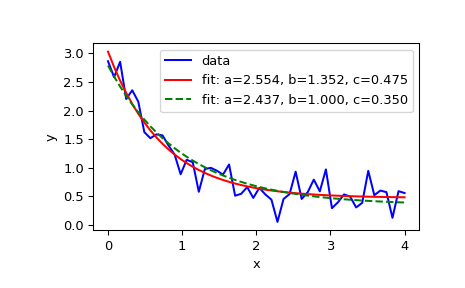

Write Python code to recreate this figure.
import matplotlib.pyplot as plt
from scipy.optimize import curve_fit

def func(x, a, b, c):
    return a * np.exp(-b * x) + c

# Define the data to be fit with some noise:

xdata = np.linspace(0, 4, 50)
y = func(xdata, 2.5, 1.3, 0.5)
np.random.seed(1729)
y_noise = 0.2 * np.random.normal(size=xdata.size)
ydata = y + y_noise
plt.plot(xdata, ydata, 'b-', label='data')

# Fit for the parameters a, b, c of the function `func`:

popt, pcov = curve_fit(func, xdata, ydata)
popt
# array([ 2.55423706,  1.35190947,  0.47450618])
plt.plot(xdata, func(xdata, *popt), 'r-',
         label='fit: a=%5.3f, b=%5.3f, c=%5.3f' % tuple(popt))

# Constrain the optimization to the region of ``0 <= a <= 3``,
# ``0 <= b <= 1`` and ``0 <= c <= 0.5``:

popt, pcov = curve_fit(func, xdata, ydata, bounds=(0, [3., 1., 0.5]))
popt
# array([ 2.43708906,  1.        ,  0.35015434])
plt.plot(xdata, func(xdata, *popt), 'g--',
         label='fit: a=%5.3f, b=%5.3f, c=%5.3f' % tuple(popt))

plt.xlabel('x')
plt.ylabel('y')
plt.legend()
plt.show()
